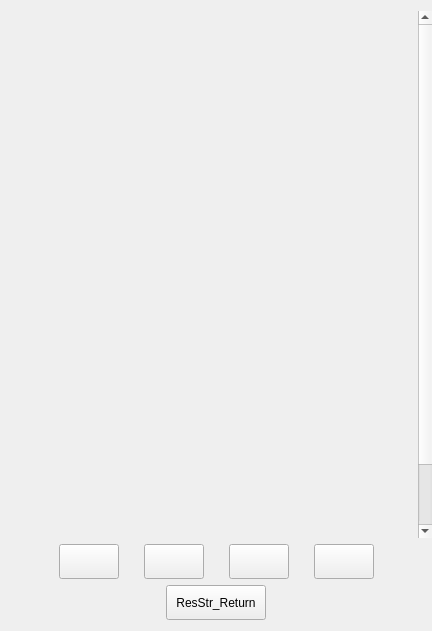
<?xml version="1.0" encoding="UTF-8"?>
<ui version="4.0">
 <class>ImagePreviewDialog</class>
 <widget class="QDialog" name="ImagePreviewDialog">
  <property name="geometry">
   <rect>
    <x>0</x>
    <y>0</y>
    <width>432</width>
    <height>631</height>
   </rect>
  </property>
  <property name="minimumSize">
   <size>
    <width>432</width>
    <height>631</height>
   </size>
  </property>
  <property name="maximumSize">
   <size>
    <width>432</width>
    <height>631</height>
   </size>
  </property>
  <property name="windowTitle">
   <string>ResStr_Print_Preview</string>
  </property>
  <property name="styleSheet">
   <string notr="true">QPushButton{
	min-width:60;
	max-width:60;
	min-height:35;
	max-height:35;
	border-image: url(:/Images/Btn_Gray.png) 17;
	border-width:17;
	padding:-17;
	color:black;
}

QPushButton:hover{
border-image: url(:/Images/Btn_Gray_Pressed.png) 17;
color: green;
}

#back{
	min-width:100;
	max-width:100;
}

#print{
	min-width:100;
	max-width:100;
	border-image: url(:/Images/Btn_Green.png) 17;
color:white;
}

#print:hover{
	color:black;
}</string>
  </property>
  <layout class="QVBoxLayout" name="verticalLayout">
   <property name="leftMargin">
    <number>0</number>
   </property>
   <property name="rightMargin">
    <number>0</number>
   </property>
   <item>
    <layout class="QHBoxLayout" name="horizontalLayout_3" stretch="0">
     <item>
      <widget class="QScrollArea" name="scrollArea">
       <property name="frameShape">
        <enum>QFrame::NoFrame</enum>
       </property>
       <property name="alignment">
        <set>Qt::AlignCenter</set>
       </property>
       <widget class="QWidget" name="scrollAreaWidgetContents">
        <property name="geometry">
         <rect>
          <x>8</x>
          <y>0</y>
          <width>398</width>
          <height>598</height>
         </rect>
        </property>
       </widget>
      </widget>
     </item>
    </layout>
   </item>
   <item>
    <layout class="QHBoxLayout" name="horizontalLayout">
     <property name="spacing">
      <number>25</number>
     </property>
     <item>
      <spacer name="horizontalSpacer_2">
       <property name="orientation">
        <enum>Qt::Horizontal</enum>
       </property>
       <property name="sizeHint" stdset="0">
        <size>
         <width>40</width>
         <height>20</height>
        </size>
       </property>
      </spacer>
     </item>
     <item>
      <widget class="QPushButton" name="fit">
       <property name="focusPolicy">
        <enum>Qt::NoFocus</enum>
       </property>
       <property name="text">
        <string/>
       </property>
       <property name="icon">
        <iconset resource="resource.qrc">
         <normaloff>:/Images/Fit.tif</normaloff>:/Images/Fit.tif</iconset>
       </property>
      </widget>
     </item>
     <item>
      <widget class="QPushButton" name="zoom_in">
       <property name="focusPolicy">
        <enum>Qt::NoFocus</enum>
       </property>
       <property name="text">
        <string/>
       </property>
       <property name="icon">
        <iconset resource="resource.qrc">
         <normaloff>:/Images/ZoomIn.tif</normaloff>:/Images/ZoomIn.tif</iconset>
       </property>
      </widget>
     </item>
     <item>
      <widget class="QPushButton" name="zoom_out">
       <property name="focusPolicy">
        <enum>Qt::NoFocus</enum>
       </property>
       <property name="text">
        <string/>
       </property>
       <property name="icon">
        <iconset resource="resource.qrc">
         <normaloff>:/Images/ZoomOut.tif</normaloff>:/Images/ZoomOut.tif</iconset>
       </property>
      </widget>
     </item>
     <item>
      <widget class="QPushButton" name="turn">
       <property name="focusPolicy">
        <enum>Qt::NoFocus</enum>
       </property>
       <property name="text">
        <string/>
       </property>
       <property name="icon">
        <iconset resource="resource.qrc">
         <normaloff>:/Images/Turn.tif</normaloff>:/Images/Turn.tif</iconset>
       </property>
      </widget>
     </item>
     <item>
      <spacer name="horizontalSpacer">
       <property name="orientation">
        <enum>Qt::Horizontal</enum>
       </property>
       <property name="sizeHint" stdset="0">
        <size>
         <width>40</width>
         <height>20</height>
        </size>
       </property>
      </spacer>
     </item>
    </layout>
   </item>
   <item>
    <layout class="QHBoxLayout" name="horizontalLayout_2" stretch="0,0,0">
     <property name="spacing">
      <number>25</number>
     </property>
     <item>
      <spacer name="horizontalSpacer_3">
       <property name="orientation">
        <enum>Qt::Horizontal</enum>
       </property>
       <property name="sizeHint" stdset="0">
        <size>
         <width>40</width>
         <height>20</height>
        </size>
       </property>
      </spacer>
     </item>
     <item>
      <widget class="QPushButton" name="back">
       <property name="minimumSize">
        <size>
         <width>100</width>
         <height>35</height>
        </size>
       </property>
       <property name="maximumSize">
        <size>
         <width>100</width>
         <height>35</height>
        </size>
       </property>
       <property name="focusPolicy">
        <enum>Qt::NoFocus</enum>
       </property>
       <property name="text">
        <string>ResStr_Return</string>
       </property>
      </widget>
     </item>
     <item>
      <spacer name="horizontalSpacer_4">
       <property name="orientation">
        <enum>Qt::Horizontal</enum>
       </property>
       <property name="sizeHint" stdset="0">
        <size>
         <width>40</width>
         <height>20</height>
        </size>
       </property>
      </spacer>
     </item>
    </layout>
   </item>
  </layout>
 </widget>
 <tabstops>
  <tabstop>fit</tabstop>
  <tabstop>scrollArea</tabstop>
  <tabstop>back</tabstop>
 </tabstops>
 <resources>
  <include location="resource.qrc"/>
 </resources>
 <connections/>
</ui>
